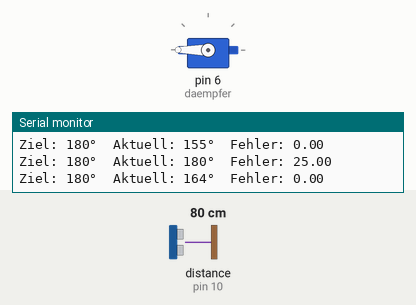
The sketch below on a simulated Arduino Uno, built with avr-gcc and run on an emulated ATmega328P. On the bench: servo, the last lines printed to the serial monitor. Wiring (inferred from the names in the program): ultrasonic range finder: trigger pin 9; echo pin 10. The test bench sets the inputs (shaded band); at power-on: distance to the obstacle (sensor on pin 10) 80 cm. The echo pulse lasts 58.3 µs per cm.

Above: at 1.23 s.
1.3 s: distance to the obstacle (sensor on pin 10) set to 34 cm
2.8 s: distance to the obstacle (sensor on pin 10) set to 30 cm
At 3.02 s:
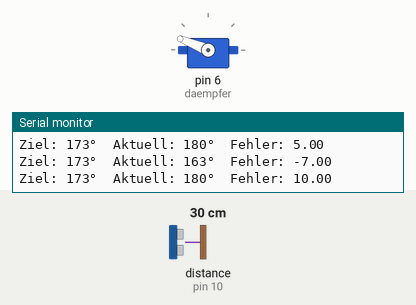
At 3.39 s:
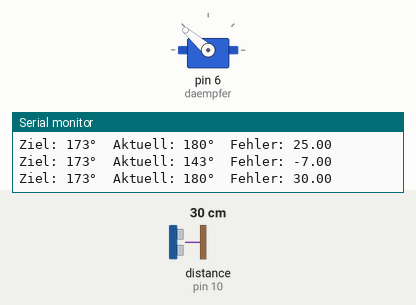
5.8 s: distance to the obstacle (sensor on pin 10) set to 2 cm
8.8 s: distance to the obstacle (sensor on pin 10) set to 5 cm
At 12.6 s:
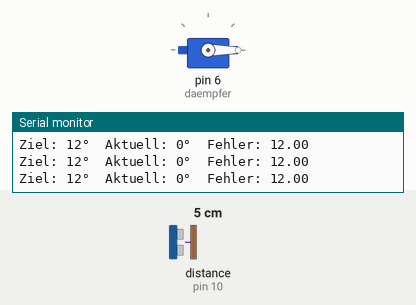
Timing chart, 0 to 12.8 s (numbered marks = the images above; inputs shaded):
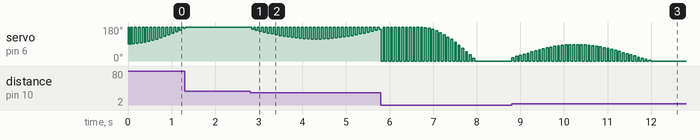

The sketch:

fahrwerk_pid.ino
```cpp
#include <Servo.h>

Servo daempfer;

const int trigPin = 9;
const int echoPin = 10;

// PID Parameter - hier experimentieren
float kP = 2.0;
float kI = 0.01;
float kD = 1.0;

float fehler = 0;
float letzterFehler = 0;
float integral = 0;
float ableitung = 0;

int aktuellerWinkel = 90;

void setup() {
  Serial.begin(9600);
  pinMode(trigPin, OUTPUT);
  pinMode(echoPin, INPUT);
  daempfer.attach(6);
  daempfer.write(90);
}

void loop() {
  // Abstand messen
  digitalWrite(trigPin, LOW);
  delayMicroseconds(2);
  digitalWrite(trigPin, HIGH);
  delayMicroseconds(10);
  digitalWrite(trigPin, LOW);

  long dauer = pulseIn(echoPin, HIGH);
  long abstand = dauer * 0.034 / 2;
  abstand = constrain(abstand, 2, 30);

  // Zielwinkel berechnen
  int zielWinkel = map(abstand, 2, 30, 0, 180);

  // PID berechnen
  fehler = zielWinkel - aktuellerWinkel;
  integral = integral + fehler;
  ableitung = fehler - letzterFehler;

  float korrektur = (kP * fehler) + (kI * integral) + (kD * ableitung);

  aktuellerWinkel = aktuellerWinkel + korrektur;
  aktuellerWinkel = constrain(aktuellerWinkel, 0, 180);

  letzterFehler = fehler;

  daempfer.write(aktuellerWinkel);

  Serial.print("Ziel: ");
  Serial.print(zielWinkel);
  Serial.print("°  Aktuell: ");
  Serial.print(aktuellerWinkel);
  Serial.print("°  Fehler: ");
  Serial.println(fehler);

  delay(20);
}
```

Measured:
- the behaviour switches between 31 and 30 cm on distance to the obstacle (sensor on pin 10) (found by bisection; images 0 and 1)
